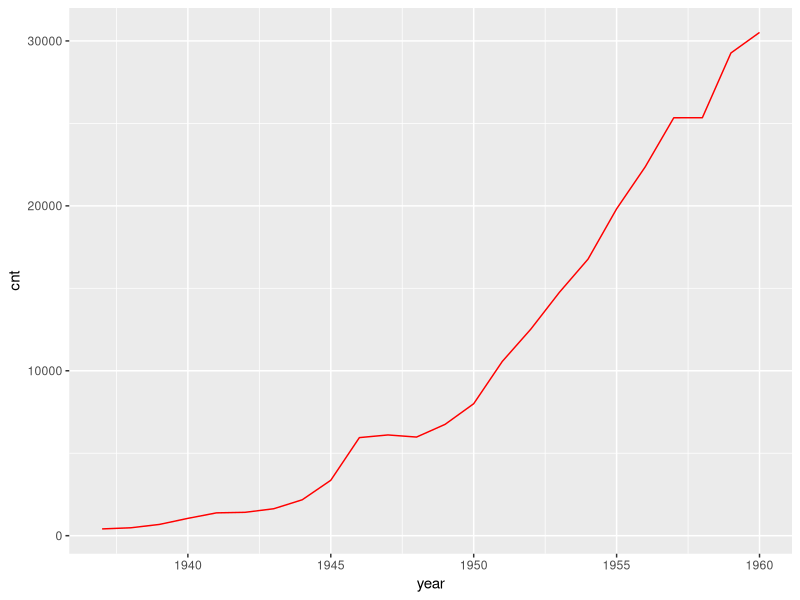

Reproduce this figure in R.
library(ggplot2)

year <- 1937:1960
cnt <- as.vector(airmiles)
df <- data.frame(year, cnt)
head(df)

ggplot(data = df, aes(x = year, y = cnt)) + 
  geom_line(col = "red")
